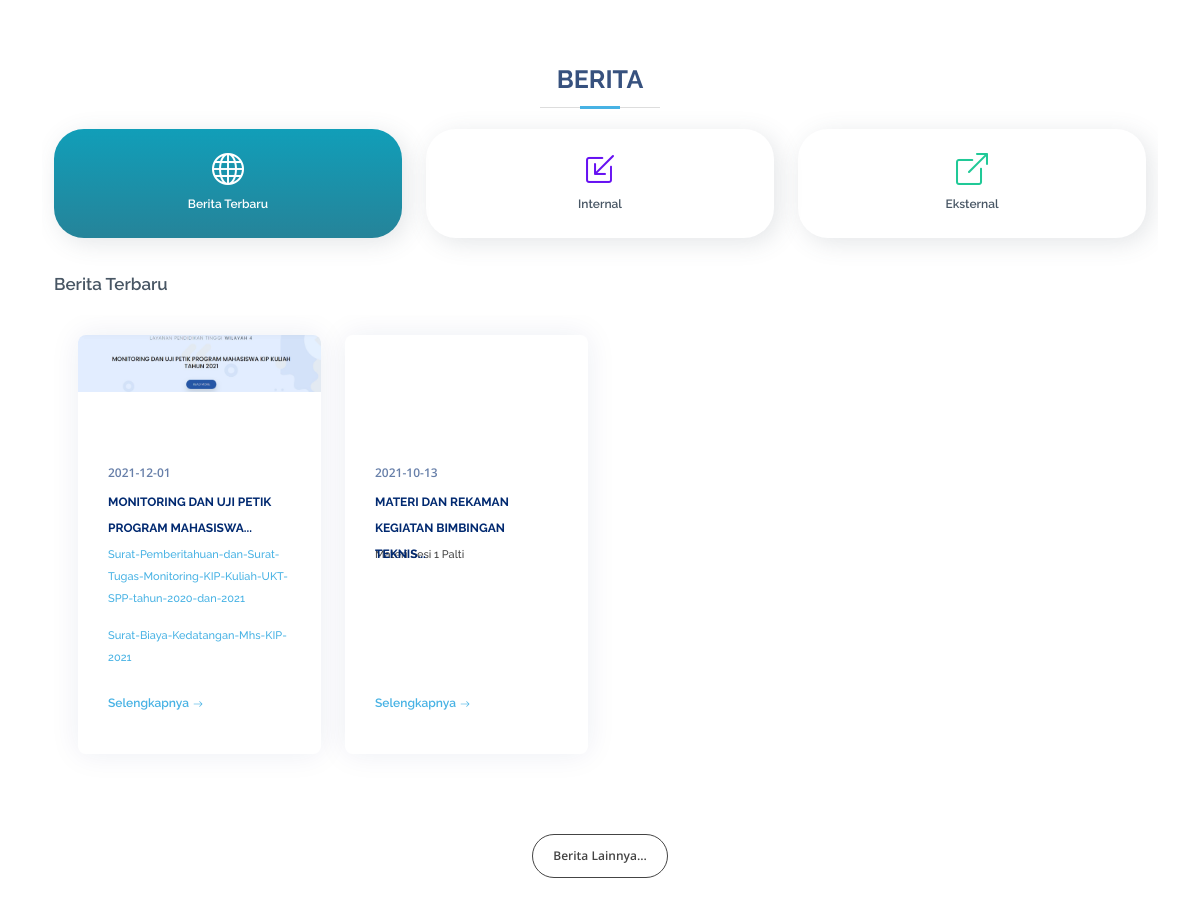
/ (middle part), run on an earlier commit of the app's database.
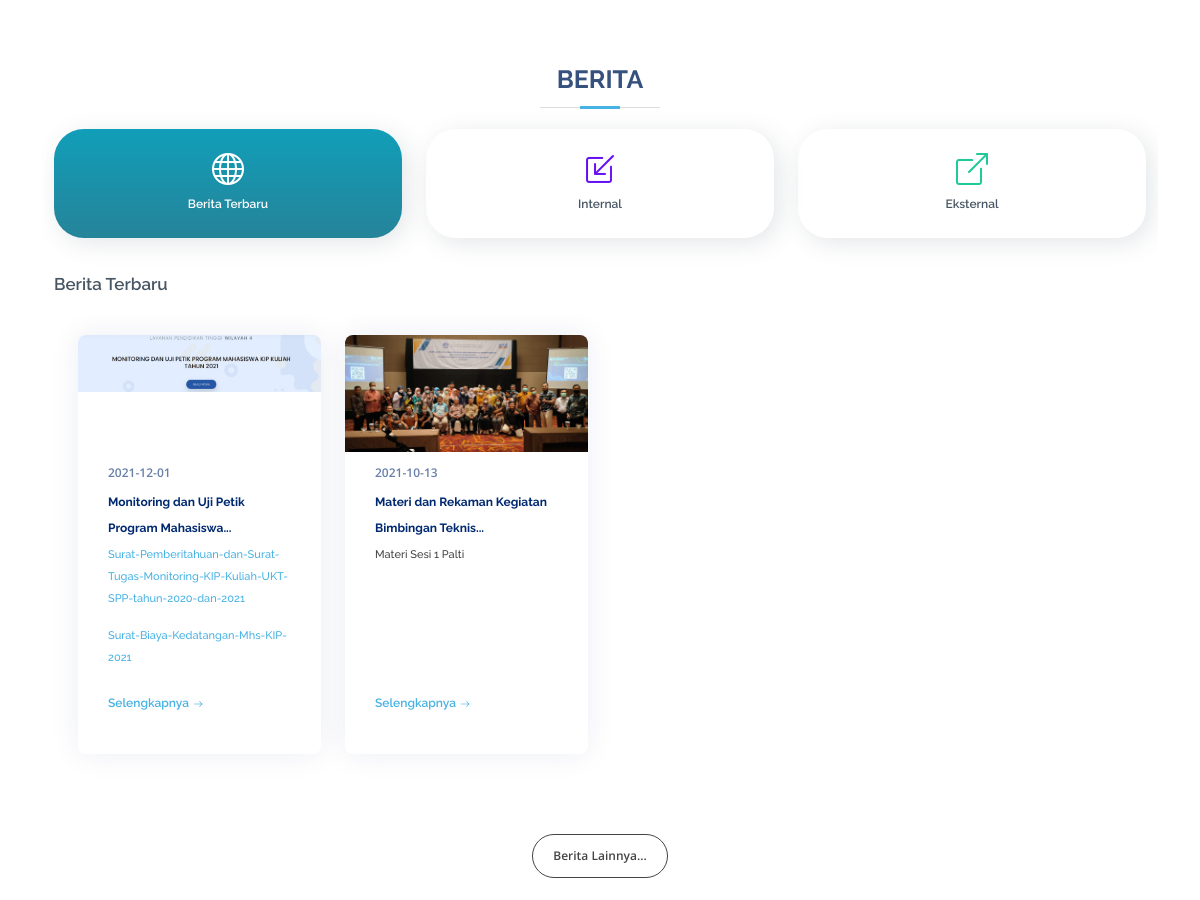
And on a later commit of the database.
### tables this page shows
CREATE TABLE `berita` (
  `id_berita` int(11) NOT NULL,
  `judul` varchar(200) NOT NULL,
  `redaksi` text NOT NULL,
  `tanggal` date NOT NULL,
  `gambar` varchar(255) NOT NULL,
  `kategori` varchar(100) NOT NULL,
  `berita_id_user` int(11) NOT NULL,
  `author` varchar(50) NOT NULL,
  `berita_slug` varchar(200) NOT NULL
);

### application/controllers/Beranda.php (called while the page is built, shortened)
<?php
class Beranda extends CI_Controller {
	function __construct() {
        $this->load->model('m_post');
    }
	public function index()
	{
		$data['home']=$this->m_post->get_data_home_post();
		$data['pengumuman']=$this->m_post->get_data_pengumuman_terpublikasi();
		$data['berita']=$this->m_post->get_data_berita_post();
		$data['internal']=$this->m_post->get_data_berita_post_internal();
		$data['eksternal']=$this->m_post->get_data_berita_post_eksternal();
		$data['quotes']=$this->m_post->get_data_quotes_post();
		$this->load->view('v_beranda', $data);
	}
}

### index.php (called while the page is built, shortened)
<?php
require_once BASEPATH.'core/CodeIgniter.php';

### application/models/m_post.php (called while the page is built, shortened)
<?php
class M_post extends CI_Model{
	public function get_data_berita_post()
	{
		$data=$this->db->query("SELECT id_berita,judul,redaksi,tanggal,gambar,kategori,berita_id_user,author,berita_slug AS berita_slug,author,berita_id_user,kategori,gambar,tanggal,redaksi,judul FROM berita ORDER BY id_berita DESC limit 4");
		return $data;
	}
}
?>

### application/views/v_beranda.php (the view, shortened to what this page needs)
<!DOCTYPE html>
<html lang="en">
<head>
  <?php
    function limit_words($string, $word_limit){
      $words = explode(" ",$string);
      return implode(" ",array_splice($words,0,$word_limit));
    }
  ?>
</head>
<body>
<main id="main">
<section id="recent-blog-posts" class="recent-blog-posts">
  <div class="container" data-aos="fade-up">
    <div style="margin-bottom: -80px;" class="section-title">
      <h2>Berita</h2>
    </div>
    <section id="features" class="features">
      <div class="container" data-aos="fade-up">
        <ul class="nav nav-tabs row gy-4 d-flex">
          <li class="nav-item col-6 col-md-4 col-lg-4">
              <a class="nav-link active show" data-bs-toggle="tab" data-bs-target="#tab-1">
                <i class="bi bi-globe color-cyan"></i>
                <h4>Berita Terbaru</h4>
              </a>
          </li>
          <li class="nav-item col-6 col-md-4 col-lg-4">
            <a class="nav-link" data-bs-toggle="tab" data-bs-target="#tab-2">
              <i class="bi bi-box-arrow-in-down-left color-indigo"></i>
              <h4>Internal</h4>
            </a>
          </li>
          <li class="nav-item col-6 col-md-4 col-lg-4">
            <a class="nav-link" data-bs-toggle="tab" data-bs-target="#tab-3">
              <i class="bi bi-box-arrow-up-right color-teal"></i>
              <h4>Eksternal</h4>
            </a>
          </li>
        </ul>
        <div class="tab-content">
          <div class="tab-pane active show" id="tab-1">
            <div class="row gy-4">
              <div class="col-lg-12 order-2 order-lg-1" data-aos="fade-up" data-aos-delay="100">
                <h3>Berita Terbaru</h3>
                <section id="more-services" class="more-services">
                  <div class="container">
                    <div class="row">
                      <?php
                        foreach ($berita->result_array() as $b) :
                          $berita_judul=$b['judul'];
                          $berita_redaksi=$b['redaksi'];
                          $berita_tanggal=$b['tanggal'];
                          $berita_gambar=$b['gambar'];
                      ?>
                      <div class="col-lg-3">
                        <div class="post-box">
                          <div class="post-img"><img src="<?php echo base_url().'theme/assets/img/berita/'.$berita_gambar;?>" class="img-fluid" alt=""></div>
                          <span class="post-date"><?php echo $berita_tanggal;?></span>
                            <h4 class="post-title"><?php echo limit_words($berita_judul,6).'...';?></h4>
                            <h5 class="post"><?php echo limit_words($berita_redaksi,5).'...';?></h5>
                            <h5><a class="readmore stretched-link mt-auto" href="<?php echo base_url().'berita'?>"><span>Selengkapnya</span><i class="bi bi-arrow-right"></i></a></h5>
                        </div>
                      </div>
                      <?php endforeach;?>
                    </div>
                  </div>
                </section>
              </div>
            </div>
          </div>
          <center>
          <div style="margin-bottom: -60px;" class="col-md-12 col-sm-12 col-xs-12">
            <div class="single-blog">
              <span>
                <a href="<?php echo base_url().'berita/';?>" class="ready-btn">Berita Lainnya...</a>
              </span>
            </div>
          </div>
          </center>
        </div>
    </section>
  </div>
</section>
</main>
</body>
</html>

What changed in the data, as far as the page shows it:
changed berita: judul "MONITORING DAN UJI PETIK PROGRAM MAHASISWA" → "Monitoring dan Uji Petik Program Mahasiswa"
changed berita "Materi Sesi 1 Palti": gambar: picture added; judul "MATERI DAN REKAMAN KEGIATAN BIMBINGAN TEKNIS" → "Materi dan Rekaman Kegiatan Bimbingan Teknis"
